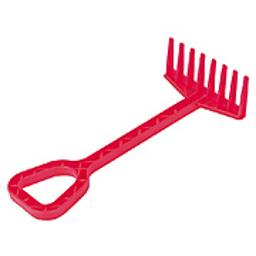
#> input picture memory_datasets/Brady2008Exemplar/26376494.thl.jpg, 256 x 256 px
$ python -i Brady2013ColorRotate.py   (imports and definitions only)
#> lines starting #> are read from the running program, lines starting #| are printed output that depends on the picture
import cv2
import numpy as np
import matplotlib.pyplot as plt

def rotate_image_hue(img, angle_deg):
    """
    Rotates the hue of an image in CIELAB color space.
    """
    # 1. Convert to float32 and scale to [0, 1]
    img_float = img.astype(np.float32) / 255.0

    # 2. Convert RGB to LAB
    # Note: OpenCV uses Lab ranges: L [0,100], a [-127,127], b [-127,127]
    lab = cv2.cvtColor(img_float, cv2.COLOR_RGB2LAB)

    # Extract a and b channels
    a = lab[:, :, 1]
    b = lab[:, :, 2]

    # Flatten for matrix multiplication
    orig_shape = a.shape
    v = np.stack((a.flatten(), b.flatten()), axis=0)

    # 3. Define Rotation Matrix
    theta = np.radians(angle_deg)
    c, s = np.cos(theta), np.sin(theta)
    rotation_matrix = np.array([[c, -s], [s, c]])

    # 4. Apply Rotation
    v_rotated = rotation_matrix @ v

    # 5. Reshape and Reconstruct
    lab[:, :, 1] = v_rotated[0, :].reshape(orig_shape)
    lab[:, :, 2] = v_rotated[1, :].reshape(orig_shape)

    # 6. Convert back to RGB
    rgb_rotated = cv2.cvtColor(lab, cv2.COLOR_Lab2RGB)

    # Clip and convert back to uint8
    rgb_rotated = np.clip(rgb_rotated * 255, 0, 255).astype(np.uint8)
    return rgb_rotated

# --- Visualization Loop (Equivalent to HowToRotate) ---
def show_rotations(image_path):
#> called with image_path = 'Brady2008Exemplar/26376494.thl.jpg'
    img = cv2.imread(image_path)
#> img is the input picture: shape (256, 256, 3); mean B, G, R 232, 227.3, 249.6
    img = cv2.cvtColor(img, cv2.COLOR_BGR2RGB) # OpenCV loads as BGR

    plt.figure(figsize=(12, 12))
    angles = np.arange(10, 370, 10) # 10 to 360 in steps of 10

    for i, angle in enumerate(angles):
        plt.subplot(6, 6, i + 1)
        rotated = rotate_image_hue(img, angle)
        plt.imshow(rotated)
        plt.title(f"{angle}°", fontsize=8)
        plt.axis('off')
#> this loop made 36 passes
#> pass 1, in rotate_image_hue, `a = lab[:, :, 1]`:
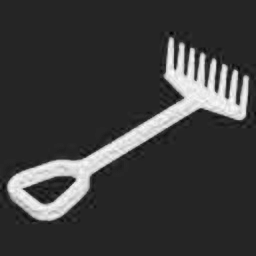
#> a: shape (256, 256) float32; min -13.8, max 78.86, mean 8.2; drawn with min black and max white
#> pass 1, in rotate_image_hue, `b = lab[:, :, 2]`:
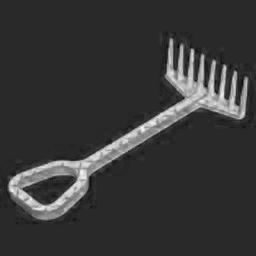
#> b: shape (256, 256) float32; min -9.45, max 48.59, mean 3.2; drawn with min black and max white

    plt.tight_layout()
    plt.show()
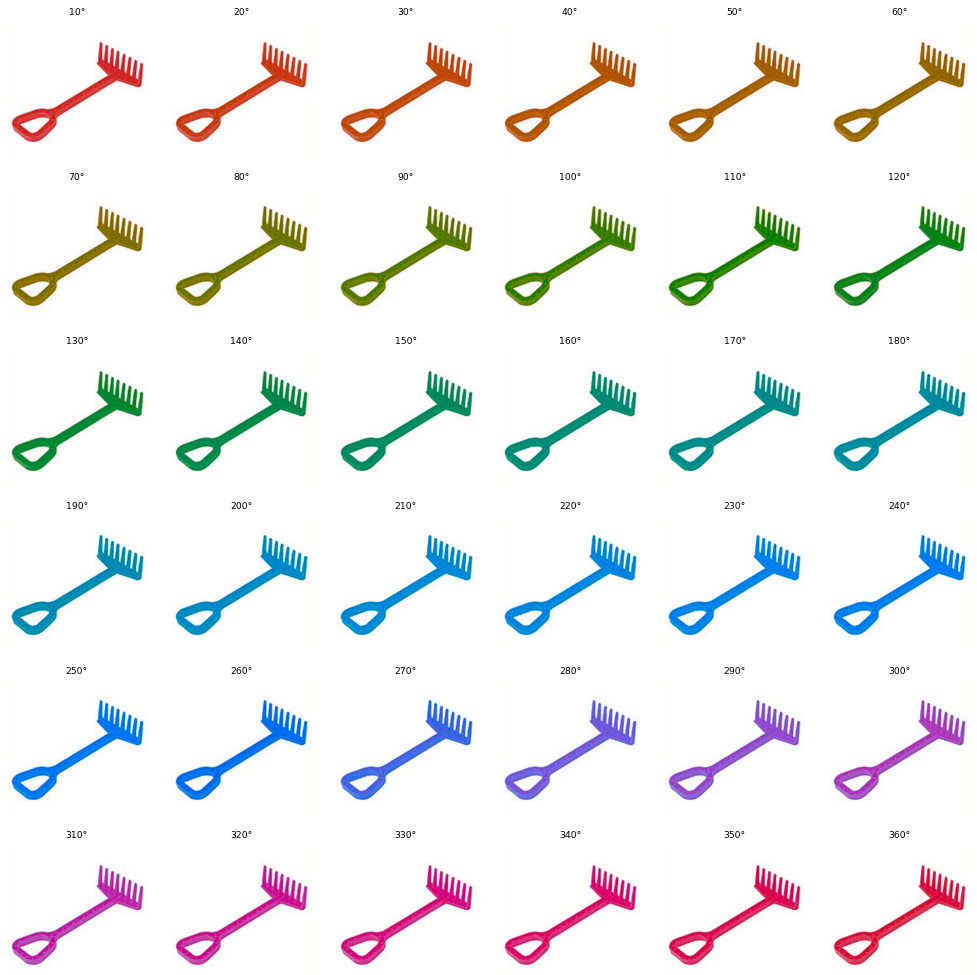
#> figure drawn by matplotlib, 36 panels

# To run:
# show_rotations('obj1.jpg')

>>> result = show_rotations('Brady2008Exemplar/26376494.thl.jpg')

$ run again, on memory_datasets/Brady2008Exemplar/26429109.thl.jpg
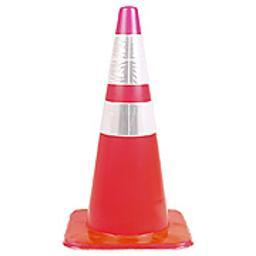
#> input picture memory_datasets/Brady2008Exemplar/26429109.thl.jpg, 256 x 256 px
#> in show_rotations, img is the input picture: shape (256, 256, 3); mean B, G, R 222.4, 221.7, 247.4
#> the loop in show_rotations, `for i, angle in enumerate(angles):` made 36 passes
#> pass 1, in rotate_image_hue, `a = lab[:, :, 1]`:
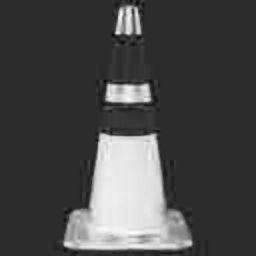
#> a: shape (256, 256) float32; min -15.22, max 72.2, mean 9.8; drawn with min black and max white
#> pass 1, in rotate_image_hue, `b = lab[:, :, 2]`:
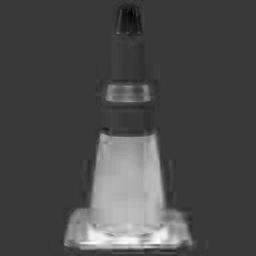
#> b: shape (256, 256) float32; min -18.16, max 62.83, mean 5.3; drawn with min black and max white

$ run again, on memory_datasets/Brady2008Exemplar/35313371.thl.jpg
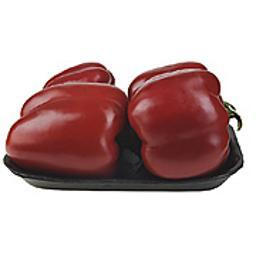
#> input picture memory_datasets/Brady2008Exemplar/35313371.thl.jpg, 256 x 256 px
#> in show_rotations, img is the input picture: shape (256, 256, 3); mean B, G, R 175.6, 176, 199
#> the loop in show_rotations, `for i, angle in enumerate(angles):` made 36 passes
#> pass 1, in rotate_image_hue, `a = lab[:, :, 1]`:
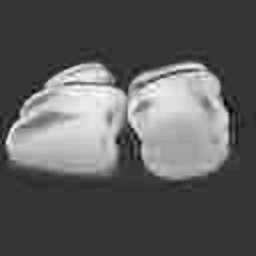
#> a: shape (256, 256) float32; min -13.06, max 49.75, mean 9.8; drawn with min black and max white
#> pass 1, in rotate_image_hue, `b = lab[:, :, 2]`:
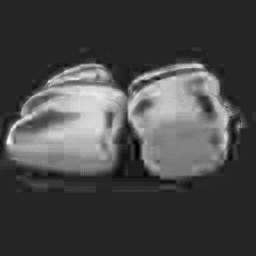
#> b: shape (256, 256) float32; min -6.05, max 34.62, mean 5.4; drawn with min black and max white
